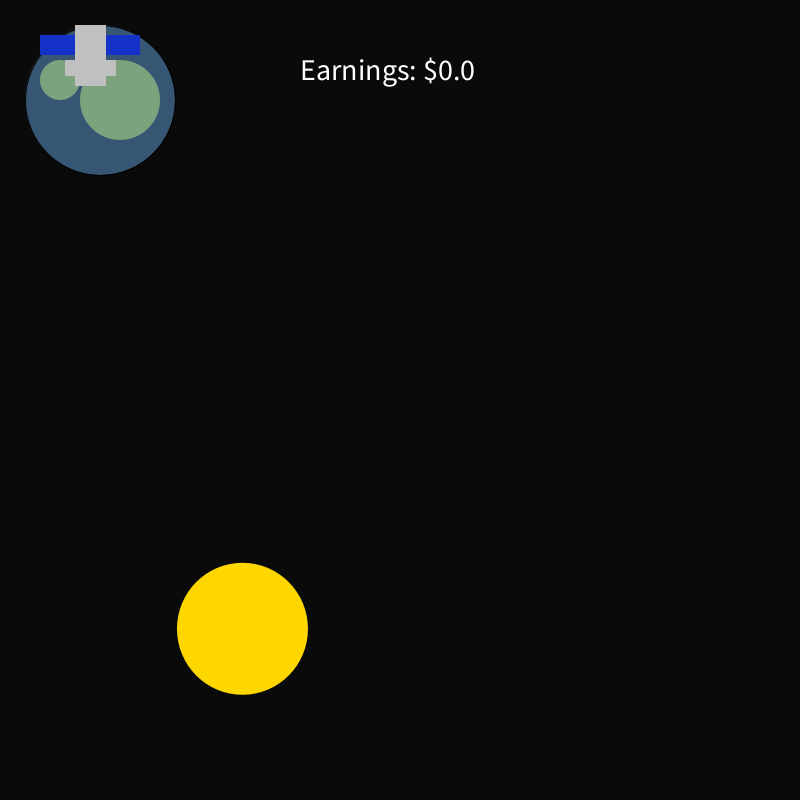
Frame 1 (no input)
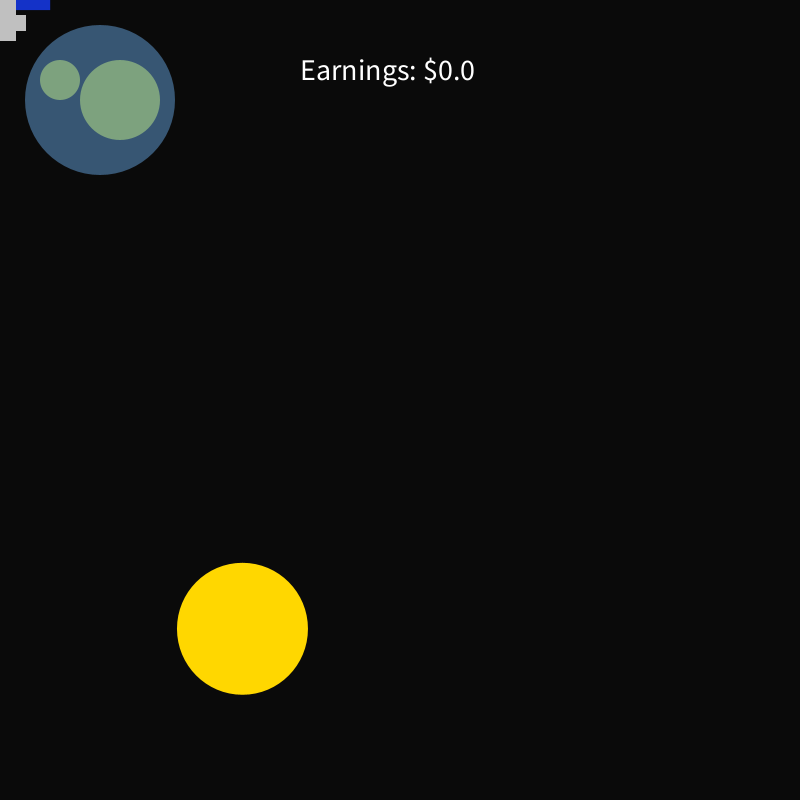
Frame 60 (the mouse pressed at the canvas centre just before this capture)
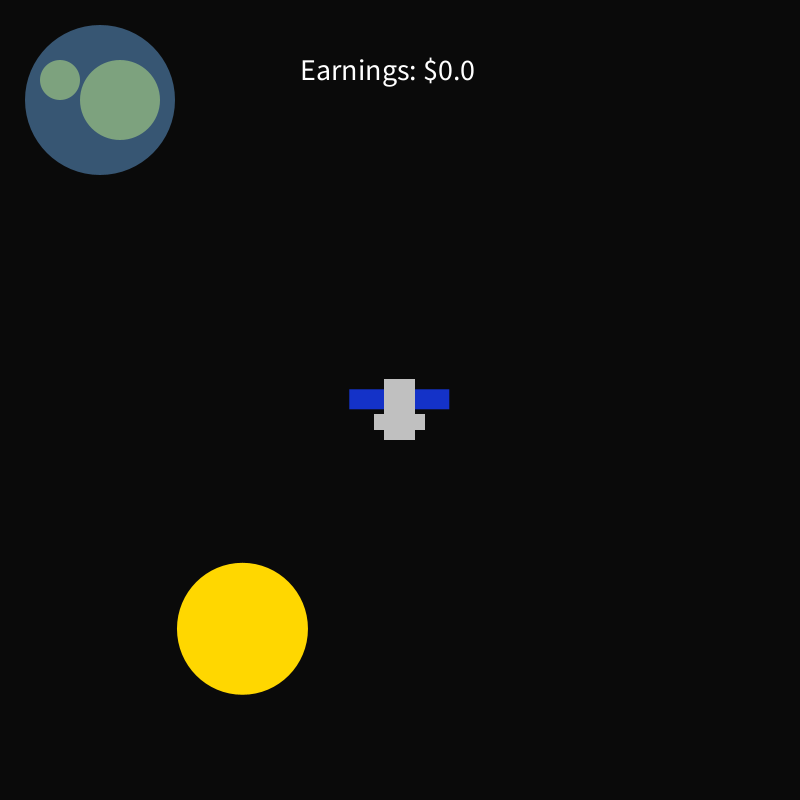
Frame 120 (the mouse held since frame 60 and released just before this capture)

The Processing sketch that drew these frames (run headless with seeded random() and noise(); from frame 60 on, the mouse is pressed at the canvas centre):

// Processing sketch: SolarSystem_NaturalSystem
// ── SolarSystem_NaturalSystem.pde
// instructions

// control the probe with mouse
// touch and left click an asteroid to mine minerals
// the probe can only carry one unit of minerals at a time
// return the probe to Earth and right click to offload the minerals
// press space to spawn more asteroids

color bkgColor;
float score;
ArrayList<Asteroid> asteroids;
Probe miner;

void setup(){
  size(800,800);
  
  bkgColor = color(10, 10, 10);
  
  miner = new Probe(100, 50);
  asteroids = new ArrayList<Asteroid>();
  asteroids.add(new Asteroid());
  print("Asteroid Mining!  ");
  print("Press Space to scan for asteroids. It costs $750 to make a scan. ");
  print("Left click to mine an asteroid.  ");
  print("Right click to deposit minerals on Earth.  ");
  
}

void draw() {
  background(bkgColor);
  
  // display probe launch site
  fill(55, 86, 115);
  circle(100, 100, 150); 
  noStroke();
  
  fill(125, 162, 126);
  circle(120, 100, 80);
  circle(60, 80, 40);
  noStroke();
  
  for (Asteroid asteroid : asteroids) {
    asteroid.display();
  }
  
  miner.move();
  
  fill(255, 255, 255);
  textSize(30);
  text("Earnings: $" + score*1000, width/2 - 100, height/10);
  
  
}

// Spend earnings to add more asteroids with spacebar, simulates probe finding and moving across the solar system to new asteroid fields
void keyReleased() {
  if (key == ' ') {
    if(score >= .75){
      asteroids.add(new Asteroid());
      score -= .75;
    }
    
  }
}

// mine asteroids with left click, deposit on Earth 
void mousePressed() {
  if (mouseButton == LEFT) {
  miner.mine(asteroids); 
  }
  if (mouseButton == RIGHT) {
  miner.collect();
  }
}

// ── Asteroid.pde
class Asteroid {
  PVector position;
  PVector velocity;
  
  float radiusW;
  float radiusL;
  int minerals;
  
  color richColor;
  color midColor;
  color poorColor;
  color depColor;
  
  //Asteroid setup
  Asteroid() {
    this.radiusW = int(random(100, 150));
    this.radiusL = int(random(125, 150));
   
    this.richColor = color(255, 215, 0);
    this.midColor = color(200, 160, 0);
    this.poorColor = color(145, 115, 0);
    this.depColor = color(90, 77, 65);
    
    this.minerals = int(random(1,4));
    
    this.position = new PVector(random(100, 700), random(200,700));
  }
  
  // reduce mineral count when mined
  void mined() {
    this.minerals -= 1;
    if (this.minerals <= 0) {
      this.minerals = 0;
    }
  }
  
  // Move asteroids across screen
  //void move() {

  //}
  // Draw asteroid, color dependent on mineral count
  void display() {
    
    fill(depColor);
    if (minerals == 1) {
      fill(poorColor);
    }
    if (minerals == 2) {
      fill(midColor);
    }
    if (minerals == 3) {
      fill(richColor);
    }

    noStroke();
    ellipse(position.x, position.y, radiusL, radiusW);
    

    }
}

// ── Probe.pde
class Probe {
  PVector position;
  float speed;
  
  Asteroid targetAsteroid;
  boolean full;
  
  float radius;
  color bodyColor;
  color panelColor;
  color fullColor;
  
  // probe setup
  Probe(float _x, float _y) {
    position = new PVector(_x, _y);
    // speed variable is used as a multiplier, which is why the value seems so low
    speed = 0.1;
    
    full = false;
    radius = 40;
    bodyColor = color(192, 192, 192);
    panelColor = color(20, 50, 200);
    fullColor = color(255, 215, 0);
  }
  
  // controls, probe will follow user mouse
  void move() {
    
    // horizontal movement, speed is calculated by multiplying a fraction of the distance between the mouse position and probe position
    float targetX = mouseX;
    float distanceX = targetX - position.x;
    position.x += distanceX * speed;
    
    // vertical movement, speed is calculated by multiplying a fraction of the distance between the mouse position and probe position
    float targetY = mouseY;
    float distanceY = targetY - position.y;
    position.y += distanceY * speed;
    
    // solar panels on probe
    fill(panelColor);
    rect(position.x, position.y - 10, radius + 10, radius - 20);
    rect(position.x - (radius + 10), position.y - 10, radius + 10, radius - 20);
    stroke(192, 192, 192);
    
    // color of main body changes when it has collected minerals
    if (full == false) {
      fill(bodyColor);
      rect(position.x - 15, position.y - 20, radius - 10, radius + 20);
      rect(position.x - (25), position.y + 15, radius + 10, radius - 25);
      noStroke();  
    } else {
      fill(fullColor);
      rect(position.x - 15, position.y - 20, radius - 10, radius + 20);
      rect(position.x - (25), position.y + 15, radius + 10, radius - 25);
      noStroke();  
    }
    
    // the probe will passively scan the ArrayList, check which object is the closest and will "lock on" to it so that other functions affect the correct item on the ArrayList in relation to the display
    try {
      Asteroid nearestAsteroid = asteroids.get(0);
         float distance = width + height;
         for (Asteroid asteroid : asteroids) {
           float currdistance = dist(position.x, position.y, asteroid.position.x, asteroid.position.y);
           if (currdistance <= distance) {
              nearestAsteroid = asteroid;
              distance = currdistance;
           }
         }
      targetAsteroid = nearestAsteroid;
    } catch (Exception e) {} // prevent errors when ArrayList is empty
  }
  
  
  // collect mineral from asteroid and add to probe inventory
  void mine(ArrayList<Asteroid> asteroids) {
    // probe will mine the asteroid so long as it is intersecting it
     try {
        if (abs(targetAsteroid.position.x - position.x) <= 100 && abs(targetAsteroid.position.y - position.y) <= 100) {
          if (asteroids.size() >= 1 && (full == false)) { 
            targetAsteroid.minerals -= 1;
            targetAsteroid.radiusL -= 25;
            targetAsteroid.radiusW -= 25;
            full = true;
          
            if (targetAsteroid.minerals <= 0) {
              asteroids.remove(targetAsteroid );
            }
           }
        }
      } catch (Exception e) {} // prevent errors when mouse is clicked without any items in ArrayList
  }
  
  // deposit mineral on earth and increase score
  void collect() {
    if (full == true && abs(100 - position.x) <= 100 && abs(100 - position.y) <= 100) {
      score += 1;
      print("Score: " + score + "  ");
      full = false;
    }
  }
  
}
